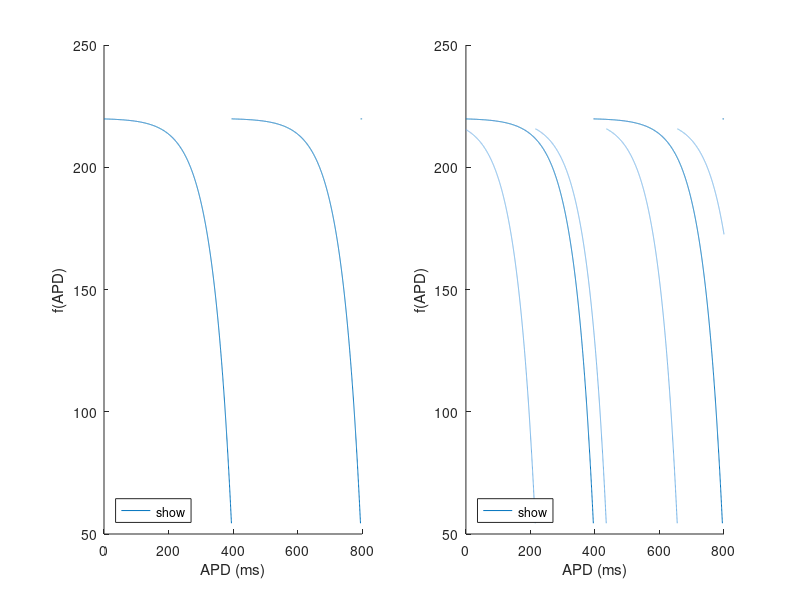

Reproduce this figure in MATLAB.
% Abb. 1.40: Aktualisierungsfunktion des APD-Modells (Buch, Abschnitt 1.6, Gl. 1.49 und 1.50)
% f(APD) = r(m PCL - APD) mit m = ceil((APD + DI_min)/PCL), r(DI) = 220 - 180 exp(-DI/60), DI_min = 5 ms
% (c) 2026 Philipp Kügler · Programm zum Buch „Dynamische Systeme in den Lebenswissenschaften“ · MIT-Lizenz (siehe LICENSE)
DImin = 5;
r = @(DI) 220 - 180 * exp(-DI / 60);
f = @(APD, PCL) r(ceil((APD + DImin) / PCL) * PCL - APD);   % ceil: nach wie vielen Perioden der nächste Reiz wirkt

APD = linspace(0, 800, 4001);
farben = [0 0.447 0.741; 0.45 0.70 0.90];
PCLliste = {400, [400 220]};
for p = 1:2
    subplot(1, 2, p); hold on
    PCLs = PCLliste{p};
    for i = 1:numel(PCLs)
        y = f(APD, PCLs(i));
        y([false abs(diff(y)) > 20]) = NaN;          % Sprungstellen nicht verbinden
        plot(APD, y, 'Color', farben(i, :), 'DisplayName', sprintf('PCL = %d ms', PCLs(i)));
    end
    hold off; xlabel('APD (ms)'); ylabel('f(APD)'); legend('show', 'Location', 'southwest');
end
disp('Sprungstellen bei APD = k PCL - DI_min, z. B. 395 und 795 ms für PCL = 400 ms');
